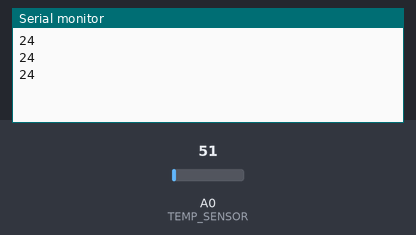
A sketch run on a simulated Arduino Uno, built with avr-gcc and run on an emulated ATmega328P. On the bench: the last lines printed to the serial monitor. Inputs (shaded band) come from the test bench; at power-on: A0 (TEMP_SENSOR) = 51.

Above: at 1.3 s.
1.4 s: A0 (TEMP_SENSOR) set to 61
At 1.9 s:
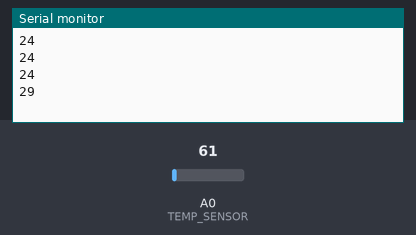
2.9 s: A0 (TEMP_SENSOR) set to 86
At 3.4 s:
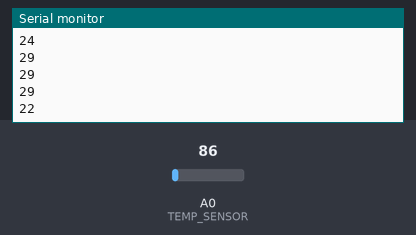
Timing chart, 0 to 5.9 s (numbered marks = the images above; inputs shaded):
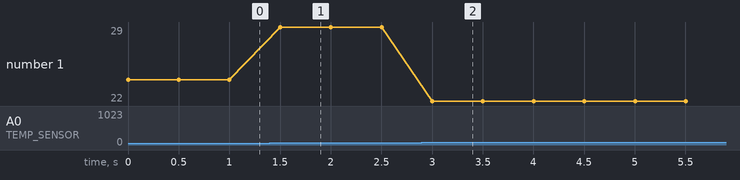

Measured:
- after the input at 1.4 s, the serial monitor: prints a new line after 0.10 s (image 1)
- after the input at 2.9 s, the serial monitor: prints a new line after 0.10 s (image 2)
- plotted number 1: 24 → 29 after the input at 1.4 s, 29 → 22 after the input at 2.9 s

The sketch:

Temperatura.ino
```cpp
#define TEMP_SENSOR 0


void setup() {

  Serial.begin(9600);

}


int signalVoltage, celsiusTemp;


void loop() {

  signalVoltage = analogRead(TEMP_SENSOR);

  celsiusTemp = (5 * signalVoltage * 100) / 1024;
  if( celsiusTemp < 0 ){
    celsiusTemp=celsiusTemp * -1;
    }

  Serial.println(celsiusTemp);


  delay(500);

}
```
